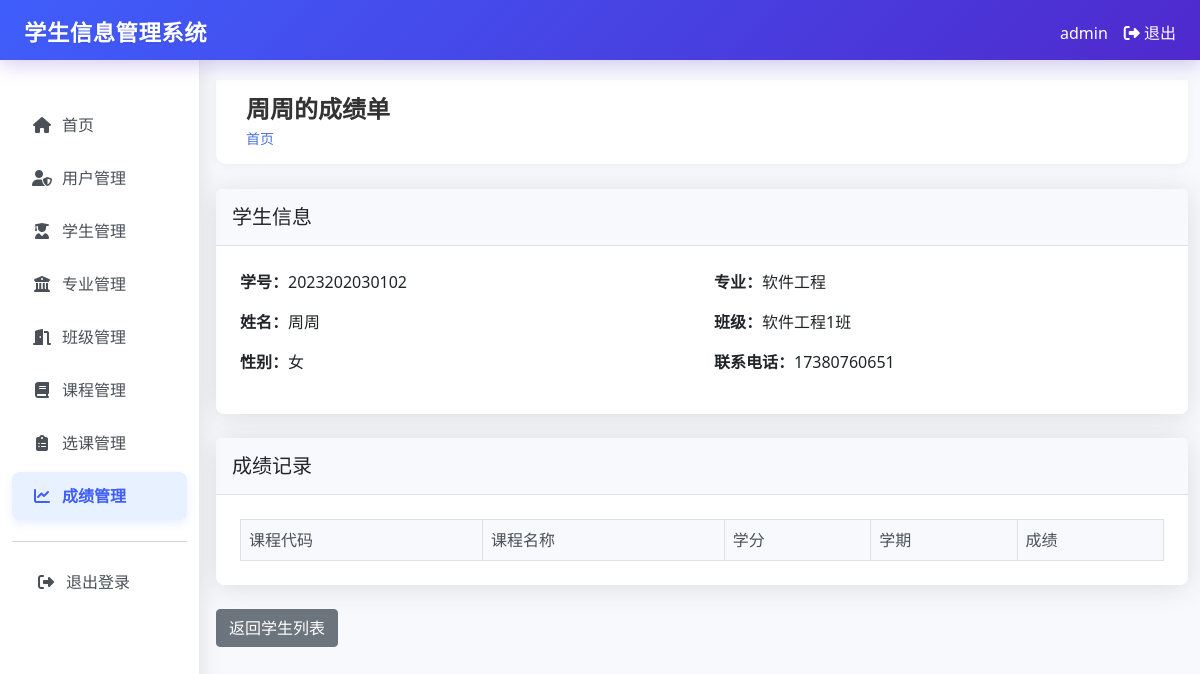
The app's page /students/3/grades (signed in), older data.
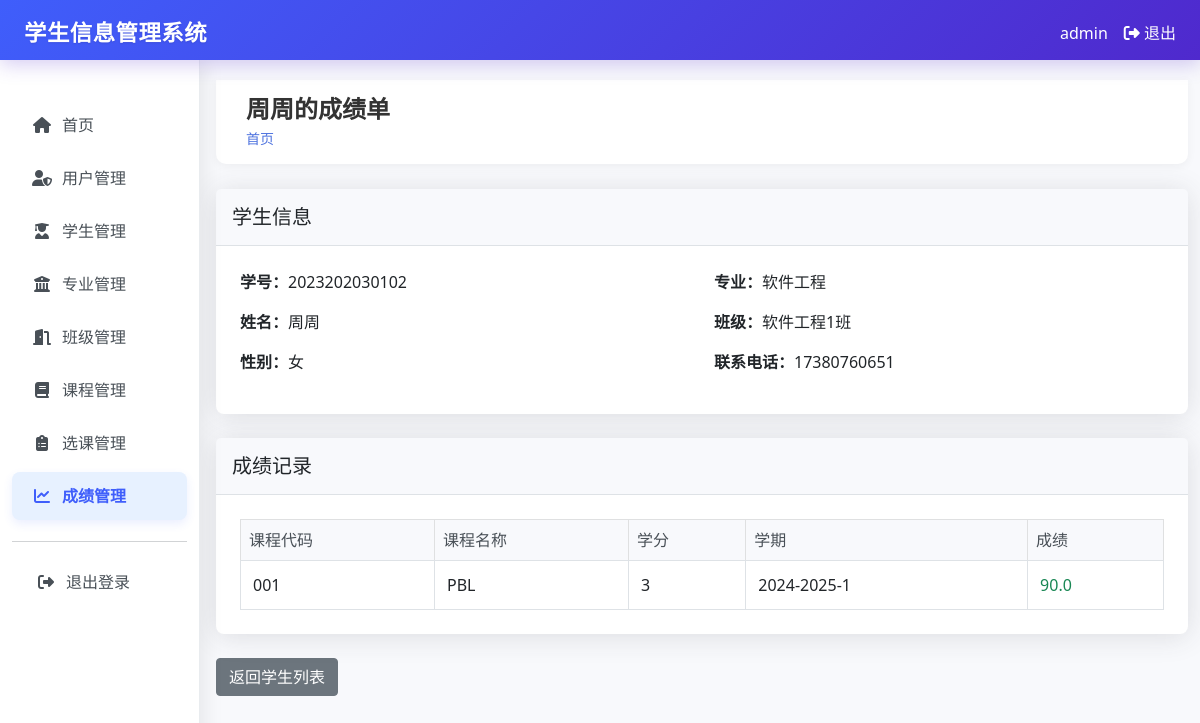
The same page, newer data.
### tables this page shows
CREATE TABLE grades (
        id INTEGER PRIMARY KEY AUTOINCREMENT,
        enrollment_id INTEGER,
        score REAL NOT NULL,
        teacher_id INTEGER,
        created_at TIMESTAMP DEFAULT CURRENT_TIMESTAMP,
        updated_at TIMESTAMP DEFAULT CURRENT_TIMESTAMP,
        FOREIGN KEY (enrollment_id) REFERENCES enrollments (id),
        FOREIGN KEY (teacher_id) REFERENCES users (id)
    );

CREATE TABLE courses (
        id INTEGER PRIMARY KEY AUTOINCREMENT,
        code TEXT UNIQUE NOT NULL,
        name TEXT NOT NULL,
        description TEXT,
        credits INTEGER,
        created_at TIMESTAMP DEFAULT CURRENT_TIMESTAMP
    );

CREATE TABLE enrollments (
        id INTEGER PRIMARY KEY AUTOINCREMENT,
        student_id INTEGER,
        course_id INTEGER,
        grade REAL,
        semester TEXT,
        created_at TIMESTAMP DEFAULT CURRENT_TIMESTAMP,
        FOREIGN KEY (student_id) REFERENCES students (id),
        FOREIGN KEY (course_id) REFERENCES courses (id)
    );

### app.py (the view)
@app.route("/students/<int:student_id>/grades")
@login_required
def student_grades(student_id):
    conn = get_db_connection()
    student = conn.execute("""
        SELECT s.*, m.name as major_name, c.name as class_name
        FROM students s
        LEFT JOIN majors m ON s.major_id = m.id
        LEFT JOIN classes c ON s.class_id = c.id
        WHERE s.id = ?
    """, (student_id,)).fetchone()
    if session.get("role") != "admin" and student["created_by"] != session["user_id"]:
        flash("您没有权限查看此学生成绩")
        return redirect(url_for("students"))
    enrollments = conn.execute("""
        SELECT e.*, c.name as course_name, c.code, c.credits, g.score
        FROM enrollments e
        JOIN courses c ON e.course_id = c.id
        LEFT JOIN grades g ON e.id = g.enrollment_id
        WHERE e.student_id = ?
        ORDER BY e.semester DESC
    """, (student_id,)).fetchall()
    conn.close()
    return render_template("students/grades.html", student=student, grades=enrollments)

### app.py (called while the page is built)
def login_required(f):
    @wraps(f)
    def decorated_function(*args, **kwargs):
        if "user_id" not in session:
            return redirect(url_for("login"))
        return f(*args, **kwargs)
    return decorated_function

def get_db_connection():
    conn = sqlite3.connect("student_management.db")
    conn.row_factory = sqlite3.Row
    return conn

### templates/students/grades.html (shortened to what this page needs)
{% extends "base.html" %}
{% block header %}{{ student.name }}的成绩单{% endblock %}
{% block content %}
<div class="card">
    <div class="card-header">
        <h5 class="card-title mb-0">学生信息</h5>
    </div>
    <div class="card-body">
        <div class="row">
            <div class="col-md-6">
                <div class="mb-3">
                    <p class="mb-1"><strong>学号：</strong>{{ student.student_id }}</p>
                </div>
                <div class="mb-3">
                    <p class="mb-1"><strong>姓名：</strong>{{ student.name }}</p>
                </div>
                <div class="mb-3">
                    <p class="mb-1"><strong>性别：</strong>{{ student.gender }}</p>
                </div>
            </div>
            <div class="col-md-6">
                <div class="mb-3">
                    <p class="mb-1"><strong>专业：</strong>{{ student.major_name or '未设置' }}</p>
                </div>
                <div class="mb-3">
                    <p class="mb-1"><strong>班级：</strong>{{ student.class_name or '未设置' }}</p>
                </div>
                <div class="mb-3">
                    <p class="mb-1"><strong>联系电话：</strong>{{ student.phone or '未设置' }}</p>
                </div>
            </div>
        </div>
    </div>
</div>
<div class="card mt-4">
    <div class="card-header">
        <h5 class="card-title mb-0">成绩记录</h5>
    </div>
    <div class="card-body">
        <div class="table-responsive">
            <table class="table table-bordered table-hover">
                <thead class="table-light">
                    <tr>
                        <th>课程代码</th>
                        <th>课程名称</th>
                        <th>学分</th>
                        <th>学期</th>
                        <th>成绩</th>
                    </tr>
                </thead>
                <tbody>
                    {% for grade in grades %}
                    <tr>
                        <td>{{ grade.code }}</td>
                        <td>{{ grade.course_name }}</td>
                        <td>{{ grade.credits or '未设置' }}</td>
                        <td>{{ grade.semester }}</td>
                        <td>
                            {% if grade.score %}
                                <span class="{% if grade.score >= 90 %}text-success{% elif grade.score >= 80 %}text-primary{% elif grade.score >= 70 %}text-info{% elif grade.score >= 60 %}text-warning{% else %}text-danger{% endif %}">
                                    {{ grade.score }}
                                </span>
                            {% else %}
                                <span class="text-muted">未录入</span>
                            {% endif %}
                        </td>
                    </tr>
                    {% endfor %}
                </tbody>
            </table>
        </div>
    </div>
</div>
<div class="mt-4">
    <a href="{{ url_for('students') }}" class="btn btn-secondary">返回学生列表</a>
</div>
{% endblock %}

Row changes from the older to the newer data that the page shows:
added grades: code "001", course_name "PBL", credits "3", semester "2024-2025-1", score "90.0"
